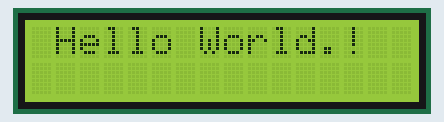
This sketch was run on a simulated Arduino Uno, built with avr-gcc and run on an emulated ATmega328P. Parts: 16×2 character LCD.

Above: at 0.1 s.
At 3.2 s:
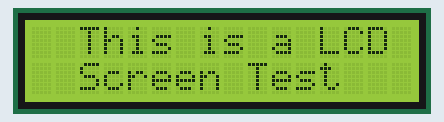

Measured:
- what the display in image 1 shows lasts 3.0 s, from 3.1 s to 6.1 s

The sketch:

I2C_LCD_Code.ino
```cpp
/*
   Arduino LCD I2C Tutorial by 'Tronics Lk"
   Please visit my YouTube channel from this link for more Tutorials
   https://www.youtube.com/channel/UCYJa3gs8q49-N3TLm-7ygUw?sub_confirmation=1
*/
#include <Wire.h>
#include <LiquidCrystal_I2C.h>

LiquidCrystal_I2C lcd(0x27, 16, 2); // set the LCD address to 0x27 for a 16 chars and 2 line display

void setup()
{
  lcd.init();         // initialize the lcd
  lcd.backlight();    // Turn on the LCD screen backlight
}

void loop()
{
  lcd.setCursor(1, 0);
  lcd.print("Hello World.!");
  delay(3000);
  lcd.clear();

  lcd.setCursor(2, 0);
  lcd.print("This is a LCD ");
  lcd.setCursor(2, 1);
  lcd.print("Screen Test");
  delay(3000);
  lcd.clear();
}
```
